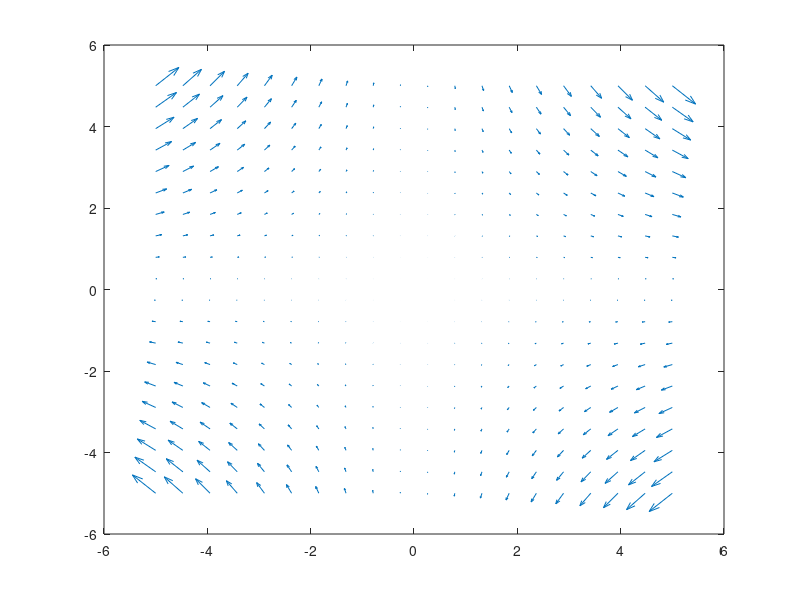

The MATLAB script that drew this image:
clear; clc; close all;

% Description: Plots velocity field

u = @(x,y) x.^2.*y; 
v = @(x,y) -x.*y.^2;

N = 20;
x = linspace(-5,5,N);
y = linspace(-5,5,N);

[x,y] = meshgrid(x,y);

U = u(x,y);
V = v(x,y);
quiver(x,y,U,V)
